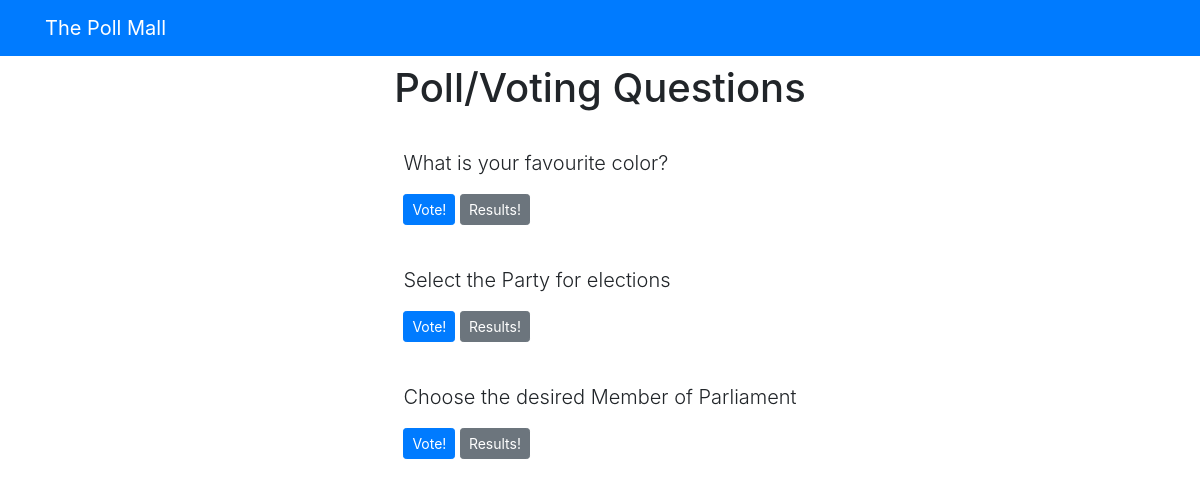
/polls/, run on an earlier commit of the app's database.
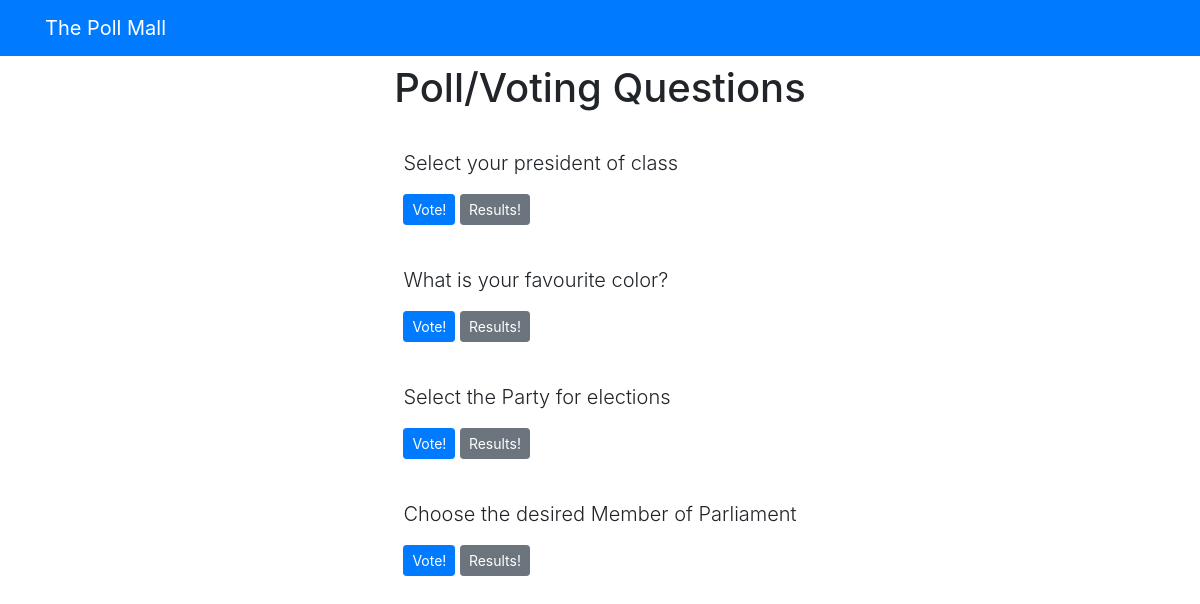
And on a later commit of the database.
### pollapp/models.py (models this page shows, shortened)
class Question(models.Model):
    text=models.CharField(max_length=300)
    pub_date=models.DateTimeField('date published')

### pollapp/views.py (the view)
# urls.py: path('' ,views.index,name='index'),
def index(request):
    latest_q_list=Question.objects.order_by('-pub_date')[:5]
    context={'latest_question_list':latest_q_list}
    return render(request,'polls/index.html',context)

### templates/polls/index.html
{% extends 'base.html' %}
{% block content %}
<h1 class="text-center mb-3">
    Poll/Voting Questions
</h1>
{% if latest_question_list %}
{% for question in latest_question_list %}
<div class="card-mb-3">
    <div class="card-body">
        <p class="lead">
            {{question.text}}</p>
        <a href="{% url 'polls:detail' question.id  %}" class="btn btn-primary btn-sm">Vote!<a/>
        <a href="{% url  'polls:results' question.id %}" class="btn btn-secondary btn-sm">Results!<a/>
    </div>
</div>
{% endfor %}
{% else %}
<p> No polls available </p>
{% endif %}
{% endblock %}

What changed in the data, as far as the page shows it:
added Question: text "Select your president of class"
